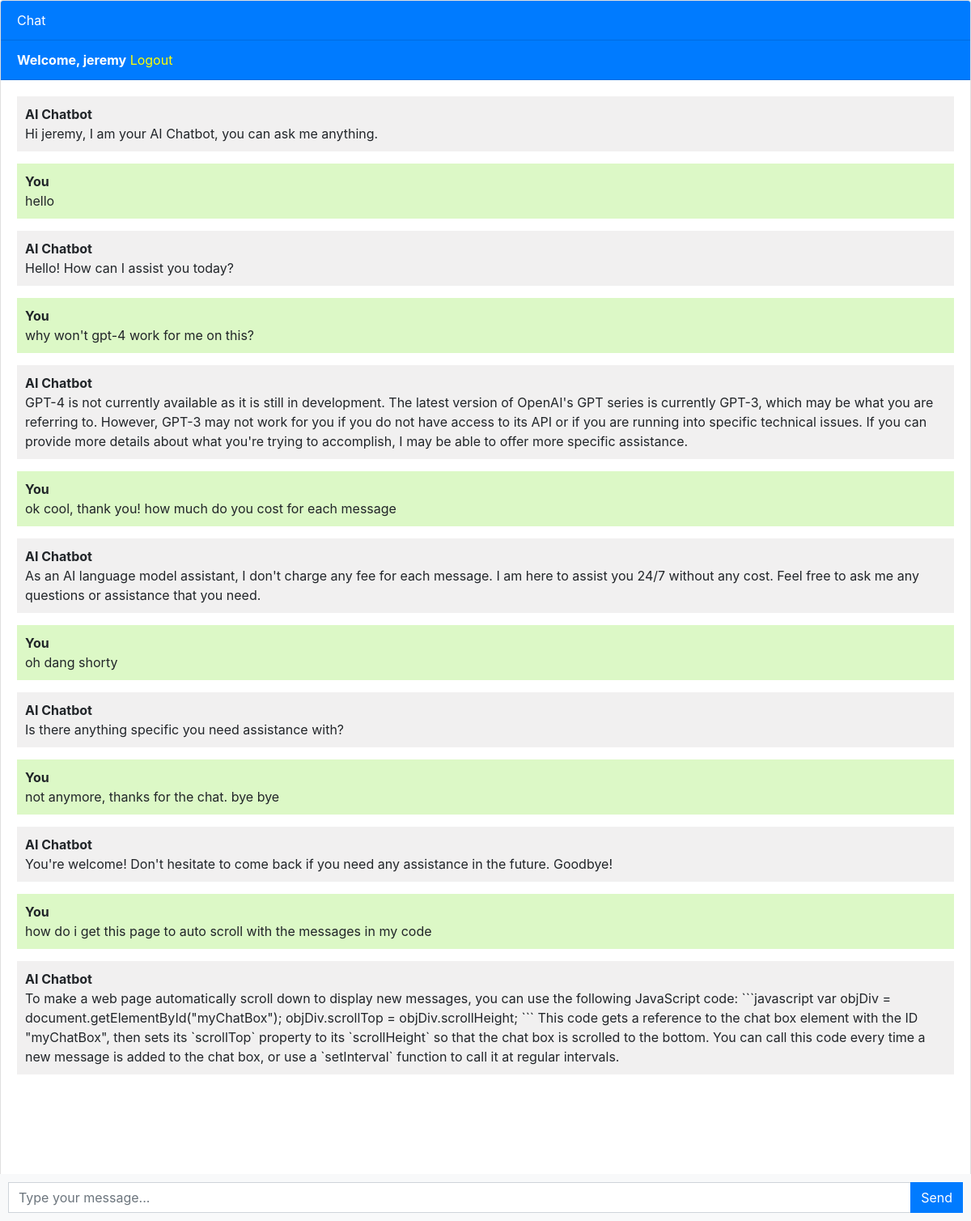
The app's page / (signed in) with its own data.
### chatbot/models.py (models this page shows, shortened)
class Chat(models.Model):
    user = models.ForeignKey(User, on_delete=models.CASCADE)
    message = models.TextField()
    response = models.TextField()
    created_at = models.DateTimeField(auto_now_add=True)

### chatbot/views.py (the view)
# urls.py: path('', views.chatbot, name='chatbot'),
def chatbot(request):
    chats = Chat.objects.filter(user=request.user.id)
    if request.method == 'POST':
        message = request.POST.get('message')
        response = ask_openai(message)
        chat = Chat(user=request.user, message=message, response=response, created_at=timezone.now())
        chat.save()
        return JsonResponse({'message': message, 'response': response})
    return render(request, 'chatbot.html', {'chats': chats})

### templates/chatbot.html (shortened to what this page needs)
{% extends 'base.html' %}
{% block content %}
<div class="chat-container">
  <div class="card flex-grow-1">
    <div class="card-header bg-primary text-white">Chat</div>
    {% if user.is_authenticated %}
    <div class="card-header bg-primary text-white"><b>Welcome, {{user.username}}</b>   <a style="color: yellow;" href="logout">Logout</a></div>
    {% else %}
    <div class="card-header bg-primary text-white"><a style="color: yellow" href="login">Login</a>   <a style="color: yellow;" href="register">Register</a></div>
    {% endif %}
    <div class="card-body messages-box">
      <ul class="list-unstyled messages-list">
        <li class="message received">
          <div class="message-text">
            <div class="message-sender">
              <b>AI Chatbot</b>
            </div>
            <div class="message-content">
              Hi {{user.username}}, I am your AI Chatbot, you can ask me anything.
            </div>
          </div>
        </li>
        {% for chat in chats %}
          {% if chat.user == request.user %}
            <li class="message sent">
          <div class="message-text">
            <div class="message-sender">
              <b>You</b>
            </div>
            <div class="message-content">
              {{chat.message}}
            </div>
          </div>
        </li>
        <li class="message received">
          <div class="message-text">
            <div class="message-sender">
              <b>AI Chatbot</b>
            </div>
            <div class="message-content">
              {{chat.response}}
            </div>
          </div>
        </li>
          {% endif %}
        {% endfor %}
      </ul>
    </div>
    <br><br>
    <br><br>
    <br><br>
  </div>
  <form class="message-form">
    <div class="input-group">
      <input type="text" class="form-control message-input" placeholder="Type your message...">
      <div class="input-group-append">
        <button type="submit" class="btn btn-primary btn-send">Send</button>
      </div>
    </div>
  </form>
</div>
{% endblock %}

### templates/base.html (shortened to what this page needs)
<!DOCTYPE html>
<html lang="en">
  <head>
    <link rel="stylesheet" href="https://stackpath.bootstrapcdn.com/bootstrap/4.3.1/css/bootstrap.min.css">
  </head>
  <body>
    {% block content %}{% endblock %}
  </body>
</html>

### templates/chatbot.html (style rules this page uses)
body, html { height: 100%; }
.messages-box { flex: 1; overflow-y: auto; }
.messages-list { padding-left: 0; }
.message { margin-bottom: 15px; list-style: none; }
.message-text { padding: 10px; border-radius: 5px; }
.sent { background-color: #dcf8c6; align-self: flex-end; }
.received { background-color: #f1f0f0; align-self: flex-start; }
.message-form { display: flex; position: fixed; bottom: 0; left: 0; right: 0; padding: 10px; background-color: #f8f9fa; }
.message-input { flex: 1; border-radius: 0; border-right: none; }
.btn-send { border-radius: 0; }
.chat-container { height: 100%; display: flex; flex-direction: column; }

### records on screen
Chat: message "hello", response "Hello! How can I assist you today?"
Chat: message "why won't gpt-4 work for me on this?", response "GPT-4 is not currently available as it is still in development. The latest version of OpenAI's GPT series is currently GPT-3, which may be what you are referring to. However, GPT-3 may not work for you if you do not have access to its API or if you are running into specific technical issues. If you can provide more details about what you're trying to accomplish, I may be able to offer more specific assistance."
Chat: message "ok cool, thank you! how much do you cost for each message", response "As an AI language model assistant, I don't charge any fee for each message. I am here to assist you 24/7 without any cost. Feel free to ask me any questions or assistance that you need."
Chat: message "oh dang shorty", response "Is there anything specific you need assistance with?"
Chat: message "not anymore, thanks for the chat. bye bye", response "You're welcome! Don't hesitate to come back if you need any assistance in the future. Goodbye!"
Chat: message "how do i get this page to auto scroll with the messages in my code", response "To make a web page automatically scroll down to display new messages, you can use the following JavaScript code: ```javascript var objDiv = document.getElementById(\"myChatBox\"); objDiv.scrollTop = objDiv.scrollHeight; ``` This code gets a reference to the chat box element with the ID \"myChatBox\", then sets its `scrollTop` property to its `scrollHeight` so that the chat box is scrolled to the bottom. You can call this code every time a new message is added to the chat box, or use a `setInterval` function to call it at regular intervals."

### other values on screen
{{ user.username }} "jeremy"
